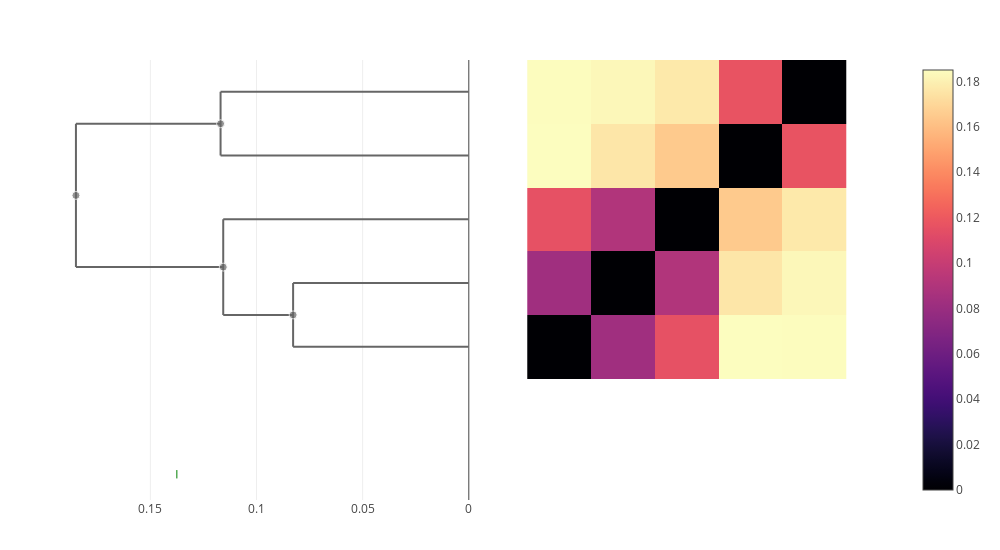

This figure's notebook cell:
### Markdown cell above
### canettii

### Code cell
let taxon = "canettii"
    trees[taxon] = cluster_annotate(cdata, taxon)
    plot(clustermap(cdata, trees[taxon]))
end

### Figure 1 — Plotly figure (JSON) as saved in the notebook; plotly's stock layout.template omitted (floating-point values rounded to 4 significant figures; data arrays with more than 128 entries replaced by an {"elided": "..."} marker saying what was removed)
{"data": [{"colorscale": {"elided": "256x2 mixed values"}, "type": "heatmap", "x": [0.5, 1.5, 2.5, 3.5, 4.5, 5.5], "y": [0.5, 1.5, 2.5, 3.5, 4.5, 5.5], "z": [[0, 0.08276, 0.1157, 0.185, 0.1848], [0.08276, 0, 0.09025, 0.1758, 0.1827], [0.1157, 0.09025, 0, 0.1647, 0.177], [0.185, 0.1758, 0.1647, 0, 0.1169], [0.1848, 0.1827, 0.177, 0.1169, 0]]}, {"hoverinfo": "skip", "line": {"color": "#666666"}, "mode": "lines", "showlegend": false, "type": "scatter", "x": [0.1157, 0.1157, null, 0.1157, 0.08276, null, 0.1157, 0, null], "xaxis": "x2", "y": [1.5, 3, null, 1.5, 1.5, null, 3, 3, null], "yaxis": "y"}, {"hoverinfo": "skip", "line": {"color": "#666666"}, "mode": "lines", "showlegend": false, "type": "scatter", "x": [0.185, 0.185, null, 0.185, 0.1157, null, 0.185, 0.1169, null], "xaxis": "x2", "y": [2.25, 4.5, null, 2.25, 2.25, null, 4.5, 4.5, null], "yaxis": "y"}, {"hoverinfo": "skip", "line": {"color": "#666666"}, "mode": "lines", "showlegend": false, "type": "scatter", "x": [0.1169, 0.1169, null, 0.1169, 0, null, 0.1169, 0, null], "xaxis": "x2", "y": [4, 5, null, 4, 4, null, 5, 5, null], "yaxis": "y"}, {"hoverinfo": "skip", "line": {"color": "#666666"}, "mode": "lines", "showlegend": false, "type": "scatter", "x": [0.08276, 0.08276, null, 0.08276, 0, null, 0.08276, 0, null], "xaxis": "x2", "y": [1, 2, null, 1, 1, null, 2, 2, null], "yaxis": "y"}, {"customdata": [[7, 3], [9, 5], [8, 2], [6, 2]], "hovertemplate": "ID: %{customdata[0]}<br>\nHeight: %{x:.3f}<br>\nGenome count: %{customdata[1]}\n\n<extra></extra>", "marker": {"color": "#666666", "size": [8, 8, 8, 8]}, "mode": "markers", "showlegend": false, "type": "scatter", "x": [0.1157, 0.185, 0.1169, 0.08276], "xaxis": "x2", "y": [2.25, 3.375, 4.5, 1.5], "yaxis": "y"}, {"hovertemplate": "%{text} <br>\n%{x}\n<extra></extra>\n", "marker": {"color": "green", "line": {"color": "green", "width": 1}, "symbol": "line-ns"}, "mode": "markers", "text": ["tuberculosis"], "type": "scatter", "x": [0.1375], "xaxis": "x2", "y": [-1, -1]}], "layout": {"height": 550, "hovermode": "closest", "margin": {"b": 50, "l": 50, "r": 50, "t": 60}, "showlegend": false, "width": 1000, "xaxis": {"autorange": true, "domain": [0.505, 1], "range": [-0.2858, 6.286], "scaleanchor": "y", "type": "linear", "visible": false}, "xaxis2": {"autorange": true, "domain": [0, 0.495], "range": [0.1973, 0], "rangemode": "nonnegative", "showspikes": true, "spikedash": "solid", "spikemode": "across", "spikethickness": 1, "type": "linear"}, "yaxis": {"autorange": true, "domain": [0, 1], "range": [-1.404, 5.5], "scaleanchor": "x", "type": "linear", "visible": false}}}
